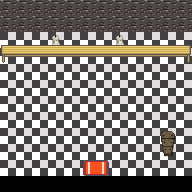

This is a level from a 2D game, rendered from its Tiled map with the project's own tilesets. A one-line summary and the map file follow, with tile-layer data summarised:
An orthogonal 12x12 tile map with 16x16 px tiles, 4 tile layers (Walkable, Other, Collisions, Tile Layer 4), 5 tilesets and 3 objects (2x teleport on push, bot).

<map version="1.0" orientation="orthogonal" width="12" height="12" tilewidth="16" tileheight="16">
 <tileset firstgid="1" source="../../tileset/inside-terra.tsx" />
 <tileset firstgid="1025" source="../../tileset/invisible.tsx" />
 <tileset firstgid="1041" source="../../tileset/inside-mobilier.tsx" />
 <tileset firstgid="2065" source="../../tileset/inside-decoration.tsx" />
 <tileset firstgid="3089" source="../../tileset/corruption.tsx" />
 <layer name="Walkable" width="12" height="12">
  <data>[144 cells, 132 non-empty, 1 distinct tile ids]</data>
 </layer>
 <layer name="Other" width="12" height="12">
  <data>[144 cells, 4 non-empty, 3 distinct tile ids]</data>
 </layer>
 <layer name="Collisions" width="12" height="12">
  <data>[144 cells, 38 non-empty, 7 distinct tile ids]</data>
 </layer>
 <layer name="Tile Layer 4" width="12" height="12">
  <data>[144 cells, 12 non-empty, 3 distinct tile ids]</data>
 </layer>
 <objectgroup name="Moving" width="12" height="12">
  <object name="teleport on push" type="teleport on push" gid="1027" x="80" y="192">
   <properties>
    <property name="map" value="../../world/corrupted/-1.0.tmx" />
    <property name="x" value="6" />
    <property name="y" value="17" />
   </properties>
  </object>
  <object name="teleport on push" type="teleport on push" gid="1027" x="96" y="192">
   <properties>
    <property name="map" value="../../world/corrupted/-1.0.tmx" />
    <property name="x" value="12" />
    <property name="y" value="9" />
   </properties>
  </object>
 </objectgroup>
 <objectgroup name="Object" width="12" height="12">
  <object type="bot" gid="1027" x="80" y="48">
   <properties>
    <property name="file" value="../../bots.xml" />
    <property name="id" value="2" />
    <property name="lookAt" value="bottom" />
    <property name="skin" value="bandit" />
   </properties>
  </object>
 </objectgroup>
</map>
